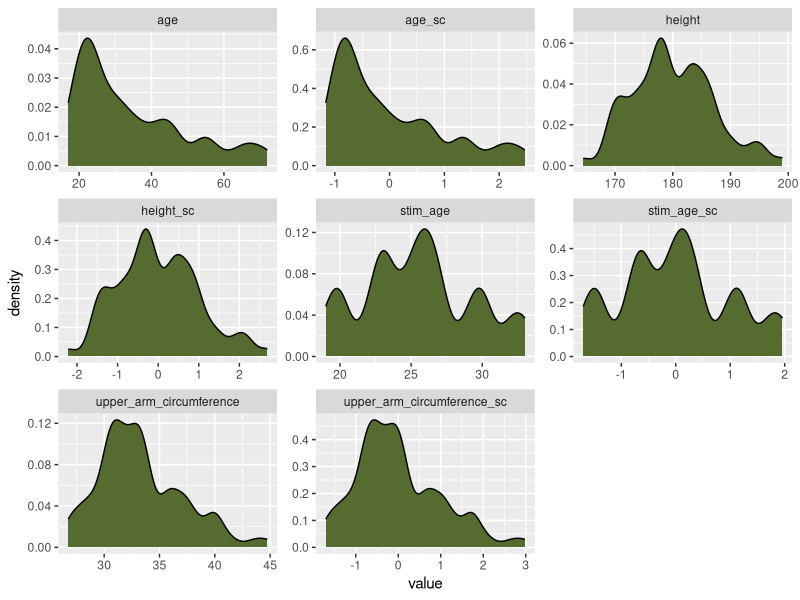

Generate this figure with R: (Note: this script raises an error after producing the figure.)
library(tidyverse)
library(lmerTest)
library(magrittr)

#==================================================================================================================
#=========================================== Study 1 =================================================================

data1 = read_csv("data_s1.csv")
data1$rating=data1$rating %>% factor()

#data1 %>% str()

data1 %>% select(ppt_index) %>% n_distinct() # we have 81 ppts
data1 %>% select(stimulus_identity) %>% n_distinct() # we have 20 stims

data1_ag=data1 %>% group_by(ppt_index) %>% summarise(
  arm=mean(upper_arm_circumference,na.rm=T),
  height=mean(height,na.rm=T),
  age=mean(age,na.rm=T)
)

# correlation between height and upper arm circumference
cor.test(data1_ag$height,data1_ag$arm,method = 'spearman')

# plot all numeric variables as density plots
data1 %>% 
  keep(is.numeric) %>% 
  select(-ppt_index) %>% 
  gather() %>%  
  ggplot(aes(value))+facet_wrap(~key,scales='free')+
  geom_density(fill='darkolivegreen', alpha=1) 

age_sd_1= sd(data1$age)

# height
height=glmer('rating ~ age_sc*stim_age_sc+height_sc+
      (1 + stim_age_sc|ppt_index) + (1 + age_sc|stimulus_identity)+(0 + height_sc|stimulus_identity)',
             family=binomial,control = glmerControl(optimizer = "bobyqa"),data1) 
height %>% summary()

heightb=glmer('rating ~ age_sc+stim_age_sc+height_sc+
           (1 + stim_age_sc|ppt_index) + (1 + age_sc|stimulus_identity)+(0 + height_sc|stimulus_identity)',
              family=binomial,control = glmerControl(optimizer = "bobyqa"),data1) 
heightb %>% summary()

heightc=glmer('rating ~ age_sc+stim_age_sc+
           (1 + stim_age_sc|ppt_index) + (1 + age_sc|stimulus_identity)',
              family=binomial,control = glmerControl(optimizer = "bobyqa"),data1) 
heightc %>% summary()

heightd=glmer('rating ~ age_sc+height_sc+
           (1|ppt_index) + (1 + age_sc|stimulus_identity)+(0 + height_sc|stimulus_identity)',
              family=binomial,control = glmerControl(optimizer = "bobyqa"),data1) 
heightd %>% summary()

heighte=glmer('rating ~ age_sc+
           (1|ppt_index) + (1 + age_sc|stimulus_identity)',
              family=binomial,control = glmerControl(optimizer = "bobyqa"),data1) 
heighte %>% summary()

heightf=glmer('rating ~ age_sc*stim_age_sc+
           (1 + stim_age_sc|ppt_index) + (1 + age_sc|stimulus_identity)',
              family=binomial,control = glmerControl(optimizer = "bobyqa"),data1) 
heightf %>% summary()

AIC(heightb)
AIC(heightc)
AIC(heightd)
AIC(heighte)
AIC(heightf)

confint.merMod(heighte,method='Wald')

exp( (-0.4275*10)/age_sd_1) # 10 year odds ratio
exp( (-0.05442417*10)/age_sd_1) # lower CI
exp( (-0.8006628*10)/age_sd_1) # higher CI

# upper arm circumference
arm=glmer('rating ~ age_sc*stim_age_sc+upper_arm_circumference_sc+
      (1 + stim_age_sc|ppt_index) + (1 + age_sc|stimulus_identity)+(0 + upper_arm_circumference_sc|stimulus_identity)',
          family=binomial,control = glmerControl(optimizer = "bobyqa"),data1) 
arm %>% summary()

armb=glmer('rating ~ age_sc+stim_age_sc+upper_arm_circumference_sc+
      (1 + stim_age_sc|ppt_index) + (1 + age_sc|stimulus_identity)+(0 + upper_arm_circumference_sc|stimulus_identity)',
           family=binomial,control = glmerControl(optimizer = "bobyqa"),data1) 
armb %>% summary()

armc=glmer('rating ~ age_sc+stim_age_sc+
      (1 + stim_age_sc|ppt_index) + (1 + age_sc|stimulus_identity)',
           family=binomial,control = glmerControl(optimizer = "bobyqa"),data1) 
armc %>% summary()

armd=glmer('rating ~ age_sc+upper_arm_circumference_sc+
      (1|ppt_index) + (1 + age_sc|stimulus_identity)+(0 + upper_arm_circumference_sc|stimulus_identity)',
           family=binomial,control = glmerControl(optimizer = "bobyqa"),data1) 
armd %>% summary()

arme=glmer('rating ~ age_sc+
      (1|ppt_index) + (1 + age_sc|stimulus_identity)',
           family=binomial,control = glmerControl(optimizer = "bobyqa"),data1) 
arme %>% summary()

AIC(armb)
AIC(armc)
AIC(armd)
AIC(arme)

#==================================================================================================================
#========================================== Study 2 ================================================================

data2=read.csv('data_s2.csv')
data2$rating=data2$rating %>% factor()

#data2 %>% str() # look at the data

# plot all numeric variables as density plots
data2 %>% keep(is.numeric) %>% 
  select(-ppt_index,-rating,-(surpass:pressure.others)) %>% 
  gather() %>%  
  ggplot(aes(value))+facet_wrap(~key,scales='free')+
  geom_density(fill='navy', alpha=0.8) 

data2 %>% select(ppt_index) %>% n_distinct() # we have 93 ppts
data2 %>% select(stimulus_identity) %>% n_distinct() # we have 32 stims

data2_ag=data2 %>% group_by(ppt_index) %>% summarise(
  grip_strength=mean(grip_strength,na.rm=T),
  height=mean(height,na.rm=T),
  IPIP=mean(IPIP,na.rm=T),
  age=mean(age,na.rm=T))

cor.test(data2_ag$height,data2_ag$grip_strength) # 0.26
cor.test(data2_ag$height,data2_ag$age) #-.12
cor.test(data2_ag$height,data2_ag$IPIP) # 0.1
cor.test(data2_ag$age,data2_ag$grip_strength) # - 0.2
cor.test(data2_ag$age,data2_ag$IPIP) # -0.1
cor.test(data2_ag$IPIP,data2_ag$grip_strength) # 0 

age_sd_2= sd(data2$age)
stim_age_sd_2 = sd(data2$stim_age)
grip_strength_sd_2 = sd(data2$grip_strength)

#============================== Models ===============================================

# Height

heighta=glmer('rating ~ age_sc*stim_age_sc+height_sc+IPIP_sc+
      (1 + stim_age_sc|ppt_index) + (1 + age_sc|stimulus_identity)+
      (0 + height_sc|stimulus_identity)+(0 + IPIP_sc|stimulus_identity)',
              family=binomial,control = glmerControl(optimizer = "bobyqa"),data2)

heightb=glmer('rating ~ age_sc+stim_age_sc+height_sc+IPIP_sc+
      (1 + stim_age_sc|ppt_index) + (1 + age_sc|stimulus_identity)+
                   (0 + height_sc|stimulus_identity)+(0 + IPIP_sc|stimulus_identity)',
              family=binomial,control = glmerControl(optimizer = "bobyqa"),data2)

heightc=glmer('rating ~ age_sc+stim_age_sc+height_sc+
      (1 + stim_age_sc|ppt_index) + (1 + age_sc|stimulus_identity)+
              (0 + height_sc|stimulus_identity)',
              family=binomial,control = glmerControl(optimizer = "bobyqa"),data2)

heightd=glmer('rating ~ age_sc+stim_age_sc+IPIP_sc+
      (1 + stim_age_sc|ppt_index) + (1 + age_sc|stimulus_identity)+
                   (0 + IPIP_sc|stimulus_identity)',
              family=binomial,control = glmerControl(optimizer = "bobyqa"),data2)

heighte=glmer('rating ~ age_sc+stim_age_sc+
      (1 + stim_age_sc|ppt_index) + (1 + age_sc|stimulus_identity)',
              family=binomial,control = glmerControl(optimizer = "bobyqa"),data2)

heightf=glmer('rating ~ age_sc*stim_age_sc+
      (1 + stim_age_sc|ppt_index) + (1 + age_sc|stimulus_identity)',
              family=binomial,control = glmerControl(optimizer = "bobyqa"),data2)
heightf %>% summary()

AIC(heightb)
AIC(heightc)
AIC(heightd)
AIC(heighte)
AIC(heightf)
AIC(heightg)

heighte %>% summary()
confint.merMod(heighte,method='Wald')

exp( (-0.15579*10)/age_sd_2) # 10 year odds ratio
exp( (-0.3018114*10)/age_sd_2) # lower CI
exp( (-0.009763203*10)/age_sd_2) # higher CI

exp( (-0.24539*10)/stim_age_sd_2) # 10 year odds ratio
exp( (-0.3440965*10)/stim_age_sd_2) # lower CI
exp( (-0.146691369*10)/stim_age_sd_2) # higher CI

# Grip
grip_model=glmer('rating ~ age_sc*stim_age_sc+grip_strength_sc+IPIP_sc+
      (1 + stim_age_sc|ppt_index) + (1 + age_sc|stimulus_identity)+
      (0 + grip_strength_sc|stimulus_identity)+(0 + IPIP_sc|stimulus_identity)',
                 family=binomial,control = glmerControl(optimizer = "bobyqa"),data2) 
grip_model %>% summary()

grip_modelb=glmer('rating ~ age_sc+stim_age_sc+grip_strength_sc+IPIP_sc+
      (1 + stim_age_sc|ppt_index) + (1 + age_sc|stimulus_identity)+
                 (0 + grip_strength_sc|stimulus_identity)+(0 + IPIP_sc|stimulus_identity)',
                  family=binomial,control = glmerControl(optimizer = "bobyqa"),data2) 
grip_modelb %>% summary()

grip_modelc=glmer('rating ~ age_sc+stim_age_sc+grip_strength_sc+
      (1 + stim_age_sc|ppt_index) + (1 + age_sc|stimulus_identity)+
                 (0 + grip_strength_sc|stimulus_identity)',
                  family=binomial,control = glmerControl(optimizer = "bobyqa"),data2) 
grip_modelc %>% summary()

grip_modeld=glmer('rating ~ age_sc+stim_age_sc+IPIP_sc+
      (1 + stim_age_sc|ppt_index) + (1 + age_sc|stimulus_identity)+
                 (0 + IPIP_sc|stimulus_identity)',
                  family=binomial,control = glmerControl(optimizer = "bobyqa"),data2) 
grip_modeld %>% summary()

AIC(grip_modelb)
AIC(grip_modelc)
AIC(grip_modeld)
AIC(heighte)

grip_modelc %>% summary()
confint.merMod(grip_modelc,method='Wald')

exp( (-0.13009*10)/age_sd_2) # 10 year odds ratio
exp( (-0.27756129*10)/age_sd_2) # lower CI
exp( (0.01738305*10)/age_sd_2) # higher CI

exp( (-0.24588*10)/stim_age_sd_2)
exp( (-0.34474055*10)/stim_age_sd_2)
exp( (-0.14701068*10)/stim_age_sd_2) # 10 year effect of stim age

exp((0.12434*10)/grip_strength_sd_2)
exp((-0.27756129*10)/grip_strength_sd_2)
exp((0.27778453*10)/grip_strength_sd_2) # grip strength

#==================================================================================================================
#========================================== Study 3 ================================================================

data3=read.csv('data_s3.csv')
data3 %>% str() #look at data

# plot all numeric variables as density plots
data3 %>% keep(is.numeric) %>% 
  select(-stimulus_identity,-ppt_index,-rating) %>% 
  gather() %>%  
  ggplot(aes(value))+facet_wrap(~key,scales='free')+
  geom_density(fill='navy', alpha=0.8) # plot all numeric variables as histograms

data3$rating=data3$rating %>% factor()
data3$transform_type %<>% as.character
data3$transform_type[data3$transform_type=='young']='-0.5' # effect code transform type
data3$transform_type[data3$transform_type=='old']='0.5'
data3$transform_type %<>%as.numeric 

data3 %>% select(ppt_index) %>% n_distinct() # we have 98 ppts
data3 %>% select(stimulus_identity) %>% n_distinct() # we have 30 stims

data3_ag=data3 %>% group_by(ppt_index) %>% summarise(
  upper_arm_circumference=mean(upper_arm_circumference,na.rm=T),
  grip_strength=mean(grip_strength,na.rm=T),
  IPIP=mean(IPIP,na.rm=T),
  height=mean(height,na.rm=T),
  age=mean(age,na.rm=T)
)

age_sd_3= sd(data3$age)
upper_arm_sd_3 = sd(data3$upper_arm_circumference)

#========= full model =================================

full_model=glmer('rating ~ age_sc*stimulus_age_sc*transform_type + 
    (1 + stimulus_age_sc:transform_type|ppt_index) + (1 + age_sc|stimulus_identity)',
                 family=binomial,control = glmerControl(optimizer = "bobyqa"),data3)

#========== remove 3 way interaction ==================
all_2way_interactions_model=glmer('rating ~ age_sc + stimulus_age_sc + transform_type + 
    age_sc:stimulus_age_sc + stimulus_age_sc:transform_type + age_sc:transform_type + 
    (1 + stimulus_age_sc:transform_type|ppt_index) + (1 + age_sc|stimulus_identity)',
                                  family=binomial,control = glmerControl(optimizer = "bobyqa"),data3) 

#========= 2 way interaction effects =======================

interaction_model_a=glmer('rating ~ age_sc + stimulus_age_sc + transform_type + 
    age_sc:stimulus_age_sc + stimulus_age_sc:transform_type + 
    (1 + stimulus_age_sc:transform_type|ppt_index) + (1 + age_sc|stimulus_identity)',
                          family=binomial,control = glmerControl(optimizer = "bobyqa"),data3) 

interaction_model_b=glmer('rating ~ age_sc + stimulus_age_sc + transform_type + 
    age_sc:stimulus_age_sc + age_sc:transform_type + 
    (1 + stimulus_age_sc|ppt_index) + (0 + transform_type|ppt_index) + (1 + age_sc|stimulus_identity)',
                          family=binomial,control = glmerControl(optimizer = "bobyqa"),data3)

interaction_model_c=glmer('rating ~ age_sc + stimulus_age_sc + transform_type + 
    stimulus_age_sc:transform_type + age_sc:transform_type + 
    (1 + stimulus_age_sc:transform_type|ppt_index) + (1 + age_sc|stimulus_identity)',
                          family=binomial,control = glmerControl(optimizer = "bobyqa"),data3)

# =============== 1 interaction effect =========================

interaction_model_d=glmer('rating ~ age_sc + stimulus_age_sc + transform_type + age_sc:stimulus_age_sc +
        (1 + stimulus_age_sc|ppt_index) + (0 + transform_type|ppt_index) + (1 + age_sc|stimulus_identity)',
                          family=binomial,control = glmerControl(optimizer = "bobyqa"),data3)

interaction_model_e=glmer('rating~age_sc + stimulus_age_sc + transform_type + age_sc:transform_type + 
        (1 + stimulus_age_sc|ppt_index)+(0 + transform_type|ppt_index)+(1 + age_sc|stimulus_identity)',
                          family=binomial,control = glmerControl(optimizer = "bobyqa"),data3)

interaction_model_f=glmer('rating ~ age_sc + stimulus_age_sc + transform_type + transform_type:stimulus_age_sc +
        (1 + stimulus_age_sc:transform_type|ppt_index) + (1 + age_sc|stimulus_identity)',
                          family=binomial,control = glmerControl(optimizer = "bobyqa"),data3)

interaction_model_g=glmer('rating ~ age_sc + stimulus_age_sc + age_sc:stimulus_age_sc +
        (1 + stimulus_age_sc|ppt_index) + (1 + age_sc|stimulus_identity)',
                          family=binomial,control = glmerControl(optimizer = "bobyqa"),data3)

interaction_model_h=glmer('rating~age_sc + transform_type + age_sc:transform_type + 
                          (1 + transform_type|ppt_index)+(1 + age_sc|stimulus_identity)',
                          family=binomial,control = glmerControl(optimizer = "bobyqa"),data3)

interaction_model_i=glmer('rating ~ stimulus_age_sc + transform_type + transform_type:stimulus_age_sc +
                          (1 + stimulus_age_sc:transform_type|ppt_index) + (1|stimulus_identity)',
                          family=binomial,control = glmerControl(optimizer = "bobyqa"),data3)


#======== no interaction effects ==================
no_interaction_modela=glmer('rating ~ age_sc + stimulus_age_sc + transform_type +
      (1 + stimulus_age_sc|ppt_index) + (0 + transform_type|ppt_index) + (1 + age_sc|stimulus_identity)',
                            family=binomial,control = glmerControl(optimizer = "bobyqa"),data3)

no_interaction_modelb=glmer('rating ~ stimulus_age_sc + transform_type +
      (1 + stimulus_age_sc|ppt_index) + (0 + transform_type|ppt_index) + (1|stimulus_identity)',
                            family=binomial,control = glmerControl(optimizer = "bobyqa"),data3)

no_interaction_modelc=glmer('rating ~ age_sc + transform_type +
      (1 + transform_type|ppt_index) + (1 + age_sc|stimulus_identity)',
                            family=binomial,control = glmerControl(optimizer = "bobyqa"),data3)

no_interaction_modeld=glmer('rating ~ age_sc + stimulus_age_sc +
      (1 + stimulus_age_sc|ppt_index) + (1 + age_sc|stimulus_identity)',
                            family=binomial,control = glmerControl(optimizer = "bobyqa"),data3)

no_interaction_modele=glmer('rating ~ transform_type +
      (1 + transform_type|ppt_index) + (1|stimulus_identity)',
                            family=binomial,control = glmerControl(optimizer = "bobyqa"),data3)

no_interaction_modelf=glmer('rating ~ stimulus_age_sc +
      (1 + stimulus_age_sc|ppt_index) + (1|stimulus_identity)',
                            family=binomial,control = glmerControl(optimizer = "bobyqa"),data3)

no_interaction_modelg=glmer('rating ~ age_sc + (1|ppt_index) + (1 + age_sc|stimulus_identity)',
                            family=binomial,control = glmerControl(optimizer = "bobyqa"),data3)


AIC(full_model)#
AIC(all_2way_interactions_model)#
AIC(interaction_model_a) # 
AIC(interaction_model_b) # 7387
AIC(interaction_model_c) # 
AIC(interaction_model_d) # 7389.174
AIC(interaction_model_e) # 7389.306
AIC(interaction_model_f) # 
AIC(interaction_model_g) # 
AIC(interaction_model_h) # 
AIC(interaction_model_i) # 

AIC(no_interaction_modela) # 7387.6
AIC(no_interaction_modelb)
AIC(no_interaction_modelc)
AIC(no_interaction_modeld)
AIC(no_interaction_modele)
AIC(no_interaction_modelf)
AIC(no_interaction_modelg)


no_interaction_modela %>% summary()
confint.merMod(no_interaction_modela,method='Wald')

exp( (-0.11694*10)/age_sd_3) # 10 year odds ratio
exp( (-0.2233205*10)/age_sd_3) # lower CI
exp( (-0.01056926*10)/age_sd_3) # higher CI

#=========== other models =============================================

height=glmer('rating ~ age_sc + height_sc+
      (1|ppt_index) + (1 + age_sc||stimulus_identity)+(0 + height_sc||stimulus_identity)',
             family=binomial,control = glmerControl(optimizer = "bobyqa"),data3)

height %>% summary()
confint.merMod(height,method='Wald')

exp( (-0.10993*10)/age_sd_3) # 10 year odds ratio
exp( (-0.2192456*10)/age_sd_3) # lower CI
exp( (-0.0006159224*10)/age_sd_3) # higher CI


grip=glmer('rating ~ age_sc + grip_strength_sc+
      (1|ppt_index) + (1 + age_sc||stimulus_identity)+(0 + grip_strength_sc||stimulus_identity)',
           family=binomial,control = glmerControl(optimizer = "bobyqa"),data3)

grip %>% summary()
confint.merMod(grip,method='Wald')

exp( (-0.08844*10)/age_sd_3) # 10 year odds ratio
exp( (-0.19085614*10)/age_sd_3) # lower CI
exp( (0.01398043*10)/age_sd_3) # higher CI

arm=glmer('rating ~ age_sc + upper_arm_circumference_sc+
      (1|ppt_index) + (1 + age_sc||stimulus_identity)+(0 + upper_arm_circumference_sc||stimulus_identity)',
          family=binomial,control = glmerControl(optimizer = "bobyqa"),data3)

arm %>% summary()
confint.merMod(arm,method='Wald')

exp( (-0.08569*10)/age_sd_3) # 10 year odds ratio
exp( (-0.18230724*10)/age_sd_3) # lower CI
exp( (0.0109338*10)/age_sd_3) # higher CI

exp((0.16085*3.5)/upper_arm_sd_3)
exp((0.06794874*3.5)/upper_arm_sd_3)
exp((0.2537426*3.5)/upper_arm_sd_3)

IPIP=glmer('rating ~ age_sc + IPIP_sc+
      (1|ppt_index) + (1 + age_sc||stimulus_identity)+(0 + IPIP_sc||stimulus_identity)',
           family=binomial,control = glmerControl(optimizer = "bobyqa"),data3)

IPIP %>% summary()
confint.merMod(IPIP,method='Wald')

exp( (-0.10435*10)/age_sd_3) # 10 year odds ratio
exp( (-0.2072512*10)/age_sd_3) # lower CI
exp( (-0.001457035*10)/age_sd_3) # higher CI

#==================================================================================================================
#==== combined analysis =================================================================================================

data1=read.csv('data_s1.csv')
data2=read.csv('data_s2.csv')
data3=read.csv('data_s3.csv')

data1=data1 %>% select(ppt_index:upper_arm_circumference)
data2=data2 %>% select(ppt_index:grip_strength,stim_age,IPIP)
data3=data3 %>% select(ppt_index:stimulus_age,-stimulus_name,IPIP,grip_strength)

data1 %>% colnames # check all columns are the same
data2 %>% colnames
data3 %>% colnames

data3 =data3 %>% rename(stim_age=stimulus_age)
data2$ppt_index=data2$ppt_index+81 # participant 1 in datasets 1 2 and 3 are obviously not the sample people so we give them new numbers here
data3$ppt_index=data3$ppt_index+81+93
data1$grip_strength=NaN # study 1 didn't measure grip
data1$IPIP=NaN # or social dominance
data2$upper_arm_circumference=NaN #study 2 didn't measure upper arm

# stimuli in studies 2 and 3 are the same but have different names, so need to give them the same names.
data2$stimulus_identity=data2$stimulus_identity %>%as.character 
data2$stimulus_identity %<>% str_replace("\\)_masc.jpg","") %>% str_replace("m\\(","") %>% factor
data3$stimulus_identity=data3$stimulus_identity %>% factor

data_full=bind_rows(data1,data2,data3)

nrow(data1)+nrow(data2)+nrow(data3)==nrow(data_full) # check we've not lost any rows in the join

data_full$height %<>% c() 
data_full$rating=factor(data_full$rating)
data_full %<>% filter(is.na(rating)==F) # get rid of non responses

data_full %<>% mutate(height_sc=scale(height),
                      age_sc=scale(age),
                      stim_age_sc=scale(stim_age),
                      IPIP_sc=scale(IPIP),
                      grip_strength_sc=scale(grip_strength),
                      upper_arm_circumference_sc=scale(upper_arm_circumference))

data_full %>% select(ppt_index) %>% n_distinct() # we have 272 ppts
data_full %>% select(stimulus_identity) %>% n_distinct() # we have 52 stims    

# plot all numeric variables as density plots
data_full %>% 
  keep(is.numeric) %>% 
  select(-ppt_index) %>% 
  gather() %>%  
  ggplot(aes(value))+facet_wrap(~key,scales='free')+
  geom_density(fill='darkolivegreen', alpha=1) 

data_full_ag=data_full %>% group_by(ppt_index) %>% summarise(
  arm=mean(upper_arm_circumference,na.rm=T),
  grip=mean(grip_strength,na.rm=T),
  height=mean(height,na.rm=T),
  age=mean(age,na.rm=T)
) 

cor.test(data_full_ag$arm,data_full_ag$height)
cor.test(data_full_ag$grip,data_full_ag$height)
cor.test(data_full_ag$arm,data_full_ag$grip)

age_sd_full = sd(data_full$age)
stim_age_sd_full = sd(data_full$stim_age)
height_sd_full = sd(data_full$height)
grip_sd_full = sd(data_full$grip_strength,na.rm=T)
upper_arm_sd_full = sd(data_full$upper_arm_circumference,na.rm=T)

#============================== Models =========================================== ===============================================

# age and stim age
age_mod=glmer('rating ~ age_sc+stim_age_sc+(1+stim_age_sc|ppt_index) + (1 + age_sc|stimulus_identity)',
      family=binomial,control = glmerControl(optimizer = "bobyqa"),data_full)

age_mod %>% summary()
confint.merMod(age_mod,method='Wald')

exp( (-0.20824*10)/age_sd_full) # 10 year odds ratio
exp( (-0.3016562*10)/age_sd_full) # lower CI
exp( (-0.1148150*10)/age_sd_full) # higher CI

exp((-0.27232*10)/stim_age_sd_full)
exp((-0.3713529*10)/stim_age_sd_full)
exp((-0.1732876*10)/stim_age_sd_full)


# upper_arm 
upper_arm_mod=glmer('rating ~ age_sc+stim_age_sc+upper_arm_circumference_sc+ (1+stim_age_sc|ppt_index) +
      (1 + upper_arm_circumference_sc|stimulus_identity)+(1 + age_sc|stimulus_identity)',
      family=binomial,control = glmerControl(optimizer = "bobyqa"),data_full)

upper_arm_mod %>% summary()
confint.merMod(upper_arm_mod,method='Wald')

exp( (-0.19707*10)/age_sd_full) # 10 year odds ratio
exp( (-0.30768175*10)/age_sd_full) # lower CI
exp( (-0.08645428*10)/age_sd_full) # higher CI

exp((-0.30741*10)/stim_age_sd_full)
exp((-0.46695492*10)/stim_age_sd_full)
exp((-0.14785794*10)/stim_age_sd_full) # stimulus age

exp((0.13901*3.5)/upper_arm_sd_full)
exp((0.03617881*3.5)/upper_arm_sd_full)
exp((0.24185097*3.5)/upper_arm_sd_full) # upper arm

# grip strength
grip_mod= glmer('rating ~ age_sc+stim_age_sc+grip_strength_sc+(1+stim_age_sc|ppt_index) +
      (1 + grip_strength_sc|stimulus_identity)+(1 + age_sc|stimulus_identity)',
      family=binomial,control = glmerControl(optimizer = "bobyqa"),data_full)

grip_mod %>% summary()
confint.merMod(grip_mod,method='Wald')

exp( (-0.10305*10)/age_sd_full) # 10 year odds ratio
exp( (-0.18842929*10)/age_sd_full) # lower CI
exp( (-0.01766717*10)/age_sd_full) # higher CI

exp((-0.12572*10)/stim_age_sd_full)
exp((-0.19453456*10)/stim_age_sd_full)
exp((-0.05690535*10)/stim_age_sd_full) # stimulus age

exp((0.10977*10)/grip_sd_full)
exp((0.02445193*10)/grip_sd_full)
exp((0.19507901*10)/grip_sd_full) # grip


# height 
height_mod= glmer('rating ~ age_sc+stim_age_sc+height_sc+(1+stim_age_sc|ppt_index) +
      (1 + height_sc|stimulus_identity)+(1 + age_sc|stimulus_identity)',
      family=binomial,control = glmerControl(optimizer = "bobyqa"),data_full)

height_mod %>% summary()
confint.merMod(height_mod,method='Wald')

exp( (-0.17731*10)/age_sd_full) # 10 year odds ratio
exp( (-0.275211548*10)/age_sd_full) # lower CI
exp( (-0.07940312*10)/age_sd_full) # higher CI

exp((-0.26364*10)/stim_age_sd_full)
exp((-0.356484459*10)/stim_age_sd_full)
exp((-0.17080084*10)/stim_age_sd_full) # stimulus age

exp((0.10228*5)/height_sd_full)
exp((0.004310777*5)/height_sd_full)
exp((0.20025733*5)/height_sd_full)# height


# self-percieved social dominance
social_dominance_mod=glmer('rating ~ age_sc+stim_age_sc+IPIP_sc+(1+stim_age_sc|ppt_index) + (1 + IPIP_sc|stimulus_identity)+ (1 + age_sc|stimulus_identity)',
      family=binomial,control = glmerControl(optimizer = "bobyqa"),data_full)

social_dominance_mod %>% summary()
confint.merMod(social_dominance_mod,method='Wald')

exp( (-0.12224*10)/age_sd_full) # 10 year odds ratio
exp( (-0.20759895*10)/age_sd_full) # lower CI
exp( (-0.03687469*10)/age_sd_full) # higher CI

exp((-0.12332*10)/stim_age_sd_full)
exp((-0.19260530*10)/stim_age_sd_full)
exp((-0.05403950*10)/stim_age_sd_full) # stimulus age

#================= END ===============================================================================================================
